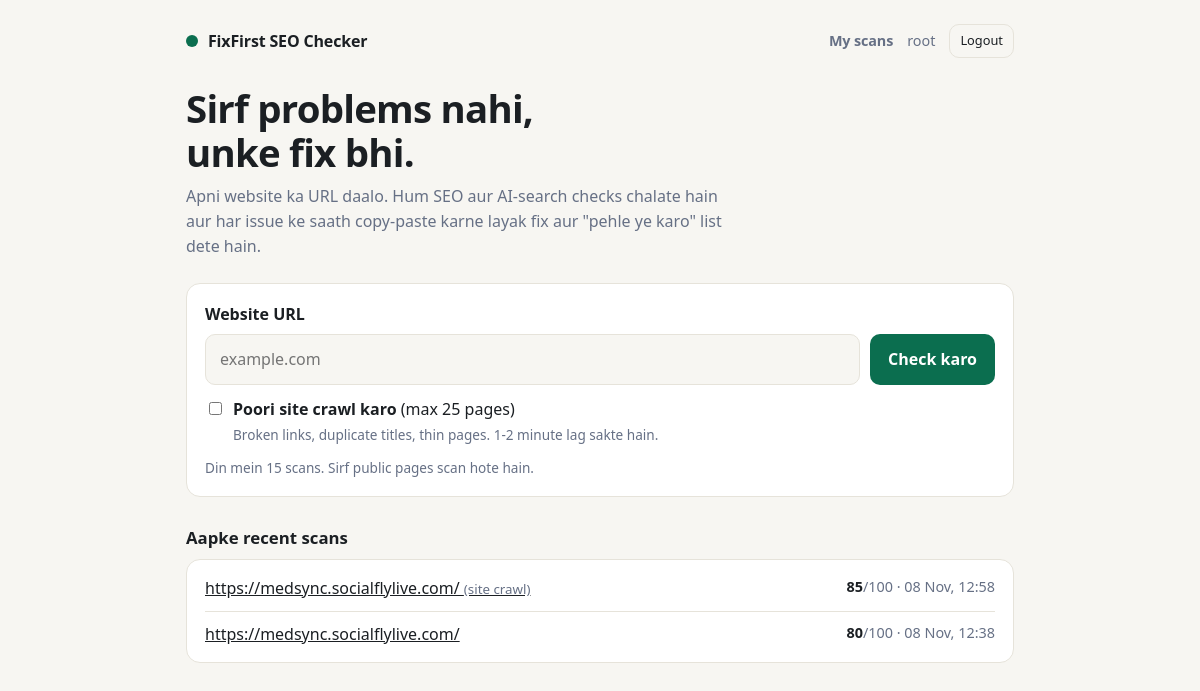
The app's page / (signed in) with its own data.
### scanner/models.py (models this page shows, shortened)
class Scan(models.Model):
    QUEUED, RUNNING, DONE, FAILED = "queued", "running", "done", "failed"
    STATUS_CHOICES = [(s, s) for s in (QUEUED, RUNNING, DONE, FAILED)]
    id = models.UUIDField(primary_key=True, default=uuid.uuid4, editable=False)
    url = models.URLField(max_length=2000)
    final_url = models.URLField(max_length=2000, blank=True)
    status = models.CharField(max_length=10, choices=STATUS_CHOICES, default=QUEUED, db_index=True)
    score = models.PositiveSmallIntegerField(null=True, blank=True)
    http_status = models.PositiveSmallIntegerField(null=True, blank=True)
    elapsed_ms = models.PositiveIntegerField(null=True, blank=True)
    error = models.CharField(max_length=300, blank=True)
    deep = models.BooleanField(default=False)  # poori site crawl
    pages_json = models.TextField(blank=True)  # crawl kiye pages ki list (JSON)
    user = models.ForeignKey(settings.AUTH_USER_MODEL, null=True, blank=True, on_delete=models.SET_NULL,
                             related_name="scans")
    client_ip = models.GenericIPAddressField(null=True, blank=True, db_index=True)
    created_at = models.DateTimeField(auto_now_add=True, db_index=True)
    started_at = models.DateTimeField(null=True, blank=True)
    finished_at = models.DateTimeField(null=True, blank=True)
    class Meta:
        ordering = ["-created_at"]

### scanner/views.py (the view, shortened to what this page needs)
# urls.py: path("", views.home, name="home"),
def home(request):
    error, need_login = "", False
    user = request.user if request.user.is_authenticated else None
    limit = settings.SCAN_DAILY_LIMIT_USER if user else settings.SCAN_DAILY_LIMIT
    deep_locked = settings.DEEP_SCAN_REQUIRES_LOGIN and not user
    return render(request, "scanner/home.html", {
        "error": error, "need_login": need_login, "limit": limit, "deep_locked": deep_locked,
        "max_pages": settings.CRAWL_MAX_PAGES, "recent": recent_scans(request),
        "user_limit": settings.SCAN_DAILY_LIMIT_USER,
    })

### scanner/views.py (called while the page is built)
def visible_q(request):
    q = Q(pk__in=request.session.get("scan_ids", []))
    if request.user.is_authenticated:
        q |= Q(user=request.user)
    return q

def recent_scans(request, limit=8):
    return list(Scan.objects.filter(visible_q(request)).order_by("-created_at")[:limit])

### scanner/templates/scanner/home.html (shortened to what this page needs)
{% extends "scanner/base.html" %}
{% block content %}
<h1>Sirf problems nahi,<br>unke fix bhi.</h1>
<p class="lead">Apni website ka URL daalo. Hum SEO aur AI-search checks chalate hain aur har issue ke saath copy-paste karne layak fix aur "pehle ye karo" list dete hain.</p>
<form method="post" class="card" novalidate>
  <label for="url" style="display:block;font-weight:600;margin-bottom:8px">Website URL</label>
  <div class="row">
    <input id="url" type="text" name="url" placeholder="example.com" inputmode="url" autocomplete="url" autofocus required>
    <button type="submit">Check karo</button>
  </div>
  <label style="display:flex;gap:8px;align-items:flex-start;margin-top:12px;cursor:pointer">
    <input type="checkbox" name="deep" style="margin-top:5px"{% if deep_locked %} disabled{% endif %}>
    <span><strong>Poori site crawl karo</strong> (max {{ max_pages }} pages)<br>
      <span style="color:var(--muted);font-size:.85rem">Broken links, duplicate titles, thin pages. 1-2 minute lag sakte hain.</span></span>
  </label>
  <p style="color:var(--muted);font-size:.85rem;margin:10px 0 0">Din mein {{ limit }} scans{% if not user.is_authenticated %} (login karne par {{ user_limit }}){% endif %}. Sirf public pages scan hote hain.</p>
</form>
{% if recent %}
<h2 style="font-size:1.05rem;margin:28px 0 8px">Aapke recent scans</h2>
<div class="card" style="padding:6px 18px">
  {% for s in recent %}
  <div style="display:flex;justify-content:space-between;gap:12px;padding:10px 0;{% if not forloop.last %}border-bottom:1px solid var(--line){% endif %}">
    <a href="{% url 'report' s.id %}" style="color:inherit;word-break:break-all">{{ s.url }}{% if s.deep %} <small style="color:var(--muted)">(site crawl)</small>{% endif %}</a>
    <span style="color:var(--muted);white-space:nowrap;font-size:.9rem">
      {% if s.score is not None %}<strong style="color:var(--ink)">{{ s.score }}</strong>/100{% else %}{{ s.status }}{% endif %}
      · {{ s.created_at|date:"d M, H:i" }}
    </span>
  </div>
  {% endfor %}
</div>
{% endif %}
{% endblock %}

### scanner/templates/scanner/base.html (shortened to what this page needs)
<!doctype html>
<html lang="en">
<head>
</head>
<body>
<div class="wrap">
  <header class="top"><span class="dot"></span><a href="{% url 'home' %}">FixFirst SEO Checker</a>
    <nav class="nav" aria-label="Account">
      {% if user.is_authenticated %}
        <a href="{% url 'history' %}">My scans</a>
        <span class="who">{{ user.get_username }}</span>
        <form method="post" action="{% url 'logout' %}">{% csrf_token %}<button class="ghost" type="submit">Logout</button></form>
      {% else %}
        <a href="{% url 'login' %}">Login</a><a href="{% url 'signup' %}">Sign up</a>
      {% endif %}
    </nav>
  </header>
  {% block content %}{% endblock %}
</div>
</body>
</html>

### scanner/templates/scanner/base.html (style rules this page uses)
:root { --bg:#f7f6f2; --card:#fff; --ink:#1b1f23; --muted:#667085; --line:#e6e3da; --accent:#0b6e4f; --fail:#c0392b; --warn:#b7791f; --pass:#1e8a5a; --info:#3b6fb6; --unv:#7a6f8f; --fail-bg:#fdecea; --warn-bg:#fdf4e1; --pass-bg:#e7f6ee; --info-bg:#e8f0fb; --unv-bg:#efecf4; }
* { box-sizing: border-box; }
body { margin:0; background:var(--bg); color:var(--ink); font:16px/1.55 system-ui,-apple-system,"Segoe UI",Roboto,"Noto Sans","Noto Sans Devanagari",sans-serif; }
.wrap { max-width: 860px; margin: 0 auto; padding: 24px 16px 64px; }
header.top { display:flex; align-items:center; gap:10px; margin-bottom: 28px; }
header.top a { color:var(--ink); text-decoration:none; font-weight:700; letter-spacing:-.01em; }
.dot { width:12px; height:12px; border-radius:50%; background:var(--accent); display:inline-block; }
h1 { font-size: clamp(1.6rem, 5vw, 2.4rem); line-height:1.15; letter-spacing:-.02em; margin:0 0 10px; }
.lead { color:var(--muted); margin:0 0 24px; max-width: 60ch; }
.card { background:var(--card); border:1px solid var(--line); border-radius:14px; padding:18px; }
button, .btn { font:inherit; cursor:pointer; border:0; border-radius:10px; padding:12px 18px; background:var(--accent); color:#fff; font-weight:600; }
button.ghost { background:transparent; color:var(--ink); border:1px solid var(--line); padding:6px 10px; font-size:.8rem; font-weight:500; }
input[type=text], input[type=password] { font:inherit; width:100%; padding:12px 14px; border-radius:10px; border:1px solid var(--line); background:var(--bg); color:var(--ink); }
.row { display:flex; gap:10px; flex-wrap:wrap; }
.row > input { flex:1 1 260px; }
nav.nav { margin-left:auto; display:flex; gap:14px; align-items:center; font-size:.9rem; flex-wrap:wrap; }
nav.nav a { color:var(--muted); text-decoration:none; }
nav.nav .who { color:var(--muted); }
nav.nav form { margin:0; }

### records on screen
Scan: url "https://medsync.socialflylive.com/", deep "(site crawl)", score "85", created_at "08 Nov, 12:58"
Scan: url "https://medsync.socialflylive.com/", score "80", created_at "08 Nov, 12:38"

### other values on screen
{{ user.get_username }} "root"
{{ max_pages }} "25"
{{ limit }} "15"
